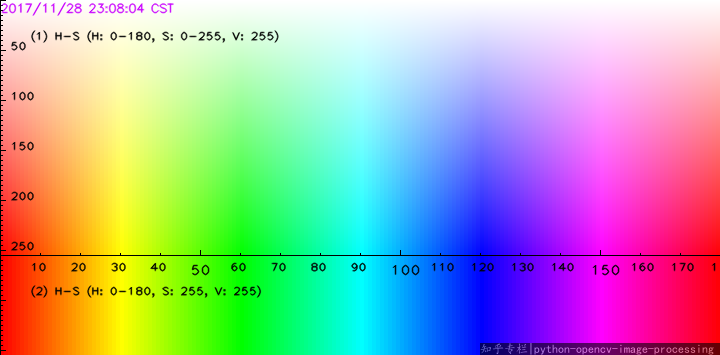
#> input picture hsv-color-table.png, 720 x 355 px, given in place of the camera
$ python deprecated-main.py
#> lines starting #> are read from the running program, lines starting #| are printed output that depends on the picture; after the words box and inside, x2 and y2 are one past the last pixel; in counts of white or black regions, pixels touching at a corner belong together
import numpy as np
import cv2

print(cv2.__version__)

cam = cv2.VideoCapture(1)

cv2.namedWindow("Python Webcam App")

img_counter = 0

while True:
    ret,frame = cam.read()
#> frame is the input picture: shape (355, 720, 3); mean B, G, R 170.7, 171.1, 169.8
    width = int(cam.get(3))
    height = int(cam.get(4))

    if not ret:
        print("failed to grab frame")
        break

    hsv = cv2.cvtColor(frame, cv2.COLOR_BGR2HSV)
#> hsv: shape (355, 720, 3); mean H, S, V 89.4, 162.1, 249.9
    lower_blue = np.array([90, 50, 50])
    upper_blue = np.array([130, 255, 255])
    #lower_blue = np.array([189.88,100,50])
    #upper_blue = np.array([107.29,100,255])

    mask = cv2.inRange(hsv, lower_blue, upper_blue)
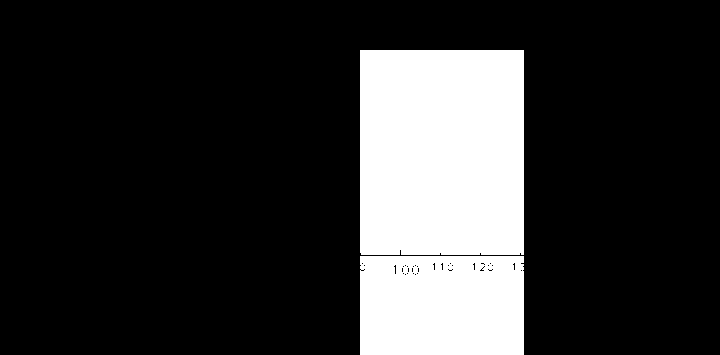
#> mask: shape (355, 720); 19.5% white; 2 white regions, box (x1, y1, x2, y2) and area: (360, 50, 524, 255) 33607, (360, 256, 524, 355) 16124

    result = cv2.bitwise_and(frame, frame, mask=mask)
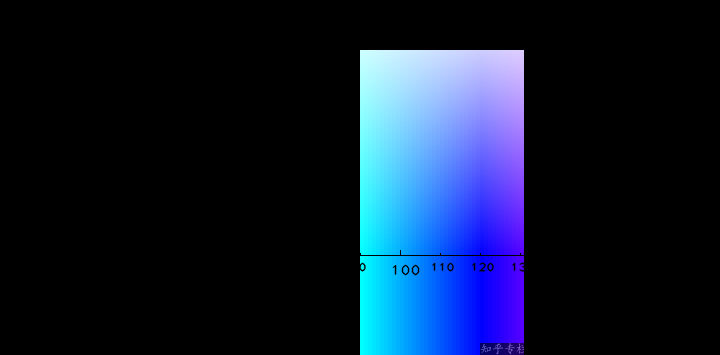
#> result: shape (355, 720, 3); mean B, G, R 49.2, 27.2, 15.1

    # [5 lines of commented-out code are left out]

    cv2.imshow("Test",result)
    cv2.imshow("mask",mask)
    cv2.imshow("frame",frame)

    k = cv2.waitKey(1)
#> (key Esc is pressed here)

    if k%256 == 27:
        print("Escape hit, closing app")
        break

    elif k%256 == 32:
        img_name = "opencv_frame_{}.png".format(img_counter)
        cv2.imwrite(img_name, frame)
        print("Screenshot taken")
        img_counter+=1


cam.release()
cv2.destroyAllWindows()

#BGR_color = np.array([[[255,0,0]]])
#print(cv2.cvtColor(BGR_color, cv2.COLOR_BGR2HSV)) #printing one pixel
